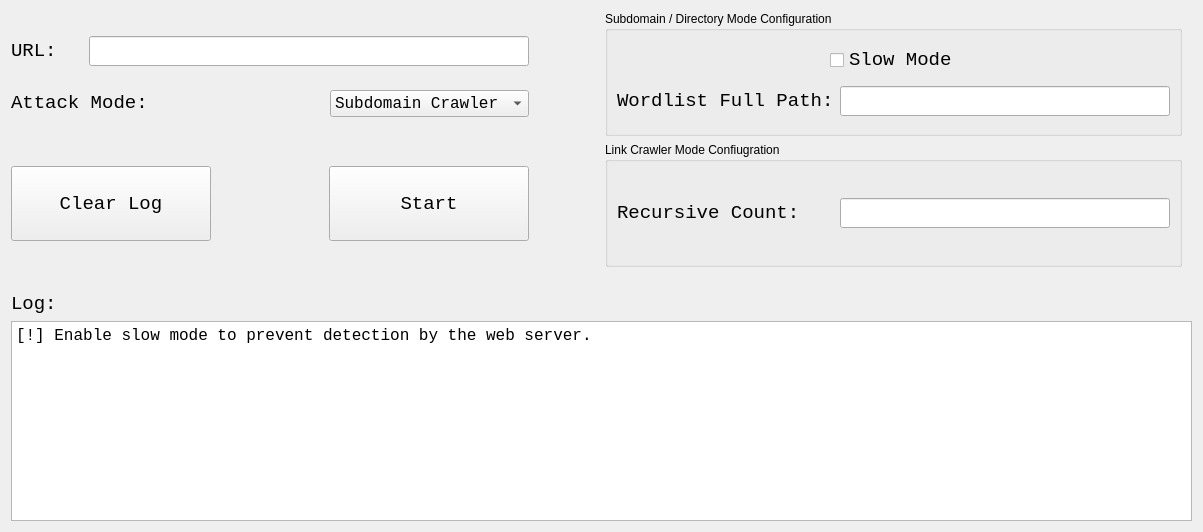
          <widget class="QWidget" name="tab_2">
           <attribute name="title">
            <string>Crawler</string>
           </attribute>
           <layout class="QGridLayout" name="gridLayout_32">
            <item row="0" column="0">
             <layout class="QVBoxLayout" name="verticalLayout_64">
              <item>
               <layout class="QHBoxLayout" name="horizontalLayout_59">
                <item>
                 <layout class="QVBoxLayout" name="verticalLayout_60">
                  <item>
                   <layout class="QVBoxLayout" name="verticalLayout_61">
                    <item>
                     <layout class="QHBoxLayout" name="horizontalLayout_60">
                      <item>
                       <widget class="QLabel" name="interface_label_wifi1_10">
                        <property name="font">
                         <font>
                          <family>Monospace</family>
                          <pointsize>14</pointsize>
                         </font>
                        </property>
                        <property name="text">
                         <string>URL:</string>
                        </property>
                       </widget>
                      </item>
                      <item>
                       <spacer name="horizontalSpacer_50">
                        <property name="orientation">
                         <enum>Qt::Horizontal</enum>
                        </property>
                        <property name="sizeType">
                         <enum>QSizePolicy::Expanding</enum>
                        </property>
                        <property name="sizeHint" stdset="0">
                         <size>
                          <width>20</width>
                          <height>20</height>
                         </size>
                        </property>
                       </spacer>
                      </item>
                      <item>
                       <widget class="QLineEdit" name="crawler_url">
                        <property name="sizePolicy">
                         <sizepolicy hsizetype="Fixed" vsizetype="Fixed">
                          <horstretch>0</horstretch>
                          <verstretch>0</verstretch>
                         </sizepolicy>
                        </property>
                        <property name="minimumSize">
                         <size>
                          <width>440</width>
                          <height>0</height>
                         </size>
                        </property>
                        <property name="font">
                         <font>
                          <family>Monospace</family>
                          <pointsize>14</pointsize>
                         </font>
                        </property>
                        <property name="text">
                         <string/>
                        </property>
                       </widget>
                      </item>
                     </layout>
                    </item>
                    <item>
                     <spacer name="verticalSpacer_23">
                      <property name="orientation">
                       <enum>Qt::Vertical</enum>
                      </property>
                      <property name="sizeType">
                       <enum>QSizePolicy::Fixed</enum>
                      </property>
                      <property name="sizeHint" stdset="0">
                       <size>
                        <width>20</width>
                        <height>18</height>
                       </size>
                      </property>
                     </spacer>
                    </item>
                    <item>
                     <layout class="QHBoxLayout" name="horizontalLayout_62">
                      <item>
                       <widget class="QLabel" name="ip_address_label_12">
                        <property name="sizePolicy">
                         <sizepolicy hsizetype="Minimum" vsizetype="Preferred">
                          <horstretch>0</horstretch>
                          <verstretch>0</verstretch>
                         </sizepolicy>
                        </property>
                        <property name="minimumSize">
                         <size>
                          <width>100</width>
                          <height>0</height>
                         </size>
                        </property>
                        <property name="font">
                         <font>
                          <family>Monospace</family>
                          <pointsize>14</pointsize>
                         </font>
                        </property>
                        <property name="layoutDirection">
                         <enum>Qt::LeftToRight</enum>
                        </property>
                        <property name="text">
                         <string>&lt;html&gt;&lt;head/&gt;&lt;body&gt;&lt;p&gt;Attack Mode:&lt;/p&gt;&lt;/body&gt;&lt;/html&gt;</string>
                        </property>
                       </widget>
                      </item>
                      <item>
                       <spacer name="horizontalSpacer_52">
                        <property name="orientation">
                         <enum>Qt::Horizontal</enum>
                        </property>
                        <property name="sizeType">
                         <enum>QSizePolicy::Expanding</enum>
                        </property>
                        <property name="sizeHint" stdset="0">
                         <size>
                          <width>112</width>
                          <height>20</height>
                         </size>
                        </property>
                       </spacer>
                      </item>
                      <item>
                       <widget class="QComboBox" name="crawler_attack_mode">
                        <property name="sizePolicy">
                         <sizepolicy hsizetype="MinimumExpanding" vsizetype="Fixed">
                          <horstretch>0</horstretch>
                          <verstretch>0</verstretch>
                         </sizepolicy>
                        </property>
                        <property name="minimumSize">
                         <size>
                          <width>87</width>
                          <height>0</height>
                         </size>
                        </property>
                        <property name="font">
                         <font>
                          <family>Monospace</family>
                          <pointsize>12</pointsize>
                         </font>
                        </property>
                        <item>
                         <property name="text">
                          <string>Subdomain Crawler</string>
                         </property>
                        </item>
                        <item>
                         <property name="text">
                          <string>Directory Crawler</string>
                         </property>
                        </item>
                        <item>
                         <property name="text">
                          <string>Link Crawler</string>
                         </property>
                        </item>
                       </widget>
                      </item>
                     </layout>
                    </item>
                   </layout>
                  </item>
                  <item>
                   <spacer name="verticalSpacer_24">
                    <property name="orientation">
                     <enum>Qt::Vertical</enum>
                    </property>
                    <property name="sizeType">
                     <enum>QSizePolicy::Fixed</enum>
                    </property>
                    <property name="sizeHint" stdset="0">
                     <size>
                      <width>20</width>
                      <height>18</height>
                     </size>
                    </property>
                   </spacer>
                  </item>
                  <item>
                   <layout class="QHBoxLayout" name="horizontalLayout_63">
                    <item>
                     <widget class="QPushButton" name="crawler_clear_button">
                      <property name="minimumSize">
                       <size>
                        <width>200</width>
                        <height>75</height>
                       </size>
                      </property>
                      <property name="font">
                       <font>
                        <family>Monospace</family>
                        <pointsize>14</pointsize>
                       </font>
                      </property>
                      <property name="text">
                       <string>Clear Log</string>
                      </property>
                     </widget>
                    </item>
                    <item>
                     <spacer name="horizontalSpacer_53">
                      <property name="orientation">
                       <enum>Qt::Horizontal</enum>
                      </property>
                      <property name="sizeType">
                       <enum>QSizePolicy::Expanding</enum>
                      </property>
                      <property name="sizeHint" stdset="0">
                       <size>
                        <width>112</width>
                        <height>20</height>
                       </size>
                      </property>
                     </spacer>
                    </item>
                    <item>
                     <widget class="QPushButton" name="crawler_start_button">
                      <property name="minimumSize">
                       <size>
                        <width>200</width>
                        <height>75</height>
                       </size>
                      </property>
                      <property name="font">
                       <font>
                        <family>Monospace</family>
                        <pointsize>14</pointsize>
                       </font>
                      </property>
                      <property name="text">
                       <string>Start</string>
                      </property>
                     </widget>
                    </item>
                   </layout>
                  </item>
                 </layout>
                </item>
                <item>
                 <spacer name="horizontalSpacer_54">
                  <property name="orientation">
                   <enum>Qt::Horizontal</enum>
                  </property>
                  <property name="sizeType">
                   <enum>QSizePolicy::Expanding</enum>
                  </property>
                  <property name="sizeHint" stdset="0">
                   <size>
                    <width>70</width>
                    <height>20</height>
                   </size>
                  </property>
                 </spacer>
                </item>
                <item>
                 <layout class="QVBoxLayout" name="verticalLayout_62">
                  <item>
                   <widget class="QGroupBox" name="groupBox_12">
                    <property name="minimumSize">
                     <size>
                      <width>300</width>
                      <height>125</height>
                     </size>
                    </property>
                    <property name="title">
                     <string>Subdomain / Directory Mode Configuration</string>
                    </property>
                    <layout class="QGridLayout" name="gridLayout_30">
                     <item row="1" column="0">
                      <widget class="QLabel" name="interface_label_wifi1_14">
                       <property name="font">
                        <font>
                         <family>Monospace</family>
                         <pointsize>14</pointsize>
                        </font>
                       </property>
                       <property name="text">
                        <string>Wordlist Full Path:</string>
                       </property>
                      </widget>
                     </item>
                     <item row="1" column="1">
                      <widget class="QLineEdit" name="crawler_wordlist_path">
                       <property name="sizePolicy">
                        <sizepolicy hsizetype="Fixed" vsizetype="Fixed">
                         <horstretch>0</horstretch>
                         <verstretch>0</verstretch>
                        </sizepolicy>
                       </property>
                       <property name="minimumSize">
                        <size>
                         <width>330</width>
                         <height>0</height>
                        </size>
                       </property>
                       <property name="font">
                        <font>
                         <family>Monospace</family>
                         <pointsize>14</pointsize>
                        </font>
                       </property>
                       <property name="text">
                        <string/>
                       </property>
                      </widget>
                     </item>
                     <item row="0" column="0" colspan="2">
                      <layout class="QHBoxLayout" name="horizontalLayout_61">
                       <item>
                        <spacer name="horizontalSpacer_51">
                         <property name="orientation">
                          <enum>Qt::Horizontal</enum>
                         </property>
                         <property name="sizeType">
                          <enum>QSizePolicy::MinimumExpanding</enum>
                         </property>
                         <property name="sizeHint" stdset="0">
                          <size>
                           <width>100</width>
                           <height>20</height>
                          </size>
                         </property>
                        </spacer>
                       </item>
                       <item>
                        <widget class="QCheckBox" name="crawler_slow_mode">
                         <property name="font">
                          <font>
                           <family>Monospace</family>
                           <pointsize>14</pointsize>
                          </font>
                         </property>
                         <property name="mouseTracking">
                          <bool>true</bool>
                         </property>
                         <property name="tabletTracking">
                          <bool>false</bool>
                         </property>
                         <property name="focusPolicy">
                          <enum>Qt::StrongFocus</enum>
                         </property>
                         <property name="text">
                          <string>Slow Mode</string>
                         </property>
                         <property name="iconSize">
                          <size>
                           <width>16</width>
                           <height>16</height>
                          </size>
                         </property>
                         <property name="checked">
                          <bool>false</bool>
                         </property>
                         <property name="tristate">
                          <bool>false</bool>
                         </property>
                        </widget>
                       </item>
                       <item>
                        <spacer name="horizontalSpacer_55">
                         <property name="orientation">
                          <enum>Qt::Horizontal</enum>
                         </property>
                         <property name="sizeType">
                          <enum>QSizePolicy::MinimumExpanding</enum>
                         </property>
                         <property name="sizeHint" stdset="0">
                          <size>
                           <width>100</width>
                           <height>20</height>
                          </size>
                         </property>
                        </spacer>
                       </item>
                      </layout>
                     </item>
                    </layout>
                   </widget>
                  </item>
                  <item>
                   <widget class="QGroupBox" name="groupBox_13">
                    <property name="minimumSize">
                     <size>
                      <width>300</width>
                      <height>125</height>
                     </size>
                    </property>
                    <property name="title">
                     <string>Link Crawler Mode Confiugration</string>
                    </property>
                    <layout class="QGridLayout" name="gridLayout_31">
                     <item row="0" column="0">
                      <widget class="QLabel" name="interface_label_wifi1_15">
                       <property name="font">
                        <font>
                         <family>Monospace</family>
                         <pointsize>14</pointsize>
                        </font>
                       </property>
                       <property name="text">
                        <string>Recursive Count:</string>
                       </property>
                      </widget>
                     </item>
                     <item row="0" column="1">
                      <widget class="QLineEdit" name="crawler_recursive_count">
                       <property name="sizePolicy">
                        <sizepolicy hsizetype="Fixed" vsizetype="Fixed">
                         <horstretch>0</horstretch>
                         <verstretch>0</verstretch>
                        </sizepolicy>
                       </property>
                       <property name="minimumSize">
                        <size>
                         <width>330</width>
                         <height>0</height>
                        </size>
                       </property>
                       <property name="font">
                        <font>
                         <family>Monospace</family>
                         <pointsize>14</pointsize>
                        </font>
                       </property>
                       <property name="text">
                        <string/>
                       </property>
                      </widget>
                     </item>
                    </layout>
                   </widget>
                  </item>
                 </layout>
                </item>
                <item>
                 <spacer name="horizontalSpacer_57">
                  <property name="orientation">
                   <enum>Qt::Horizontal</enum>
                  </property>
                  <property name="sizeType">
                   <enum>QSizePolicy::Expanding</enum>
                  </property>
                  <property name="sizeHint" stdset="0">
                   <size>
                    <width>10</width>
                    <height>20</height>
                   </size>
                  </property>
                 </spacer>
                </item>
               </layout>
              </item>
              <item>
               <spacer name="verticalSpacer_25">
                <property name="orientation">
                 <enum>Qt::Vertical</enum>
                </property>
                <property name="sizeType">
                 <enum>QSizePolicy::Fixed</enum>
                </property>
                <property name="sizeHint" stdset="0">
                 <size>
                  <width>20</width>
                  <height>20</height>
                 </size>
                </property>
               </spacer>
              </item>
              <item>
               <layout class="QVBoxLayout" name="verticalLayout_63">
                <item>
                 <widget class="QLabel" name="label_16">
                  <property name="font">
                   <font>
                    <family>Monospace</family>
                    <pointsize>14</pointsize>
                   </font>
                  </property>
                  <property name="text">
                   <string>Log:</string>
                  </property>
                 </widget>
                </item>
                <item>
                 <widget class="QTextBrowser" name="crawler_log">
                  <property name="minimumSize">
                   <size>
                    <width>250</width>
                    <height>200</height>
                   </size>
                  </property>
                  <property name="font">
                   <font>
                    <family>Monospace</family>
                    <pointsize>12</pointsize>
                   </font>
                  </property>
                  <property name="html">
                   <string>&lt;!DOCTYPE HTML PUBLIC &quot;-//W3C//DTD HTML 4.0//EN&quot; &quot;http://www.w3.org/TR/REC-html40/strict.dtd&quot;&gt;
&lt;html&gt;&lt;head&gt;&lt;meta name=&quot;qrichtext&quot; content=&quot;1&quot; /&gt;&lt;style type=&quot;text/css&quot;&gt;
p, li { white-space: pre-wrap; }
&lt;/style&gt;&lt;/head&gt;&lt;body style=&quot; font-family:'Monospace'; font-size:12pt; font-weight:400; font-style:normal;&quot;&gt;
&lt;p style=&quot; margin-top:0px; margin-bottom:0px; margin-left:0px; margin-right:0px; -qt-block-indent:0; text-indent:0px;&quot;&gt;[!] Enable slow mode to prevent detection by the web server.&lt;/p&gt;&lt;/body&gt;&lt;/html&gt;</string>
                  </property>
                 </widget>
                </item>
               </layout>
              </item>
             </layout>
            </item>
           </layout>
          </widget>
